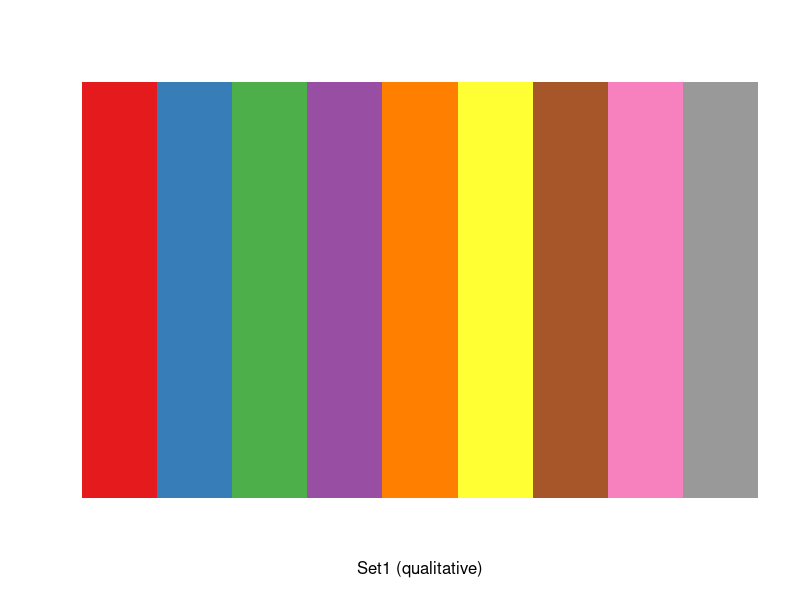
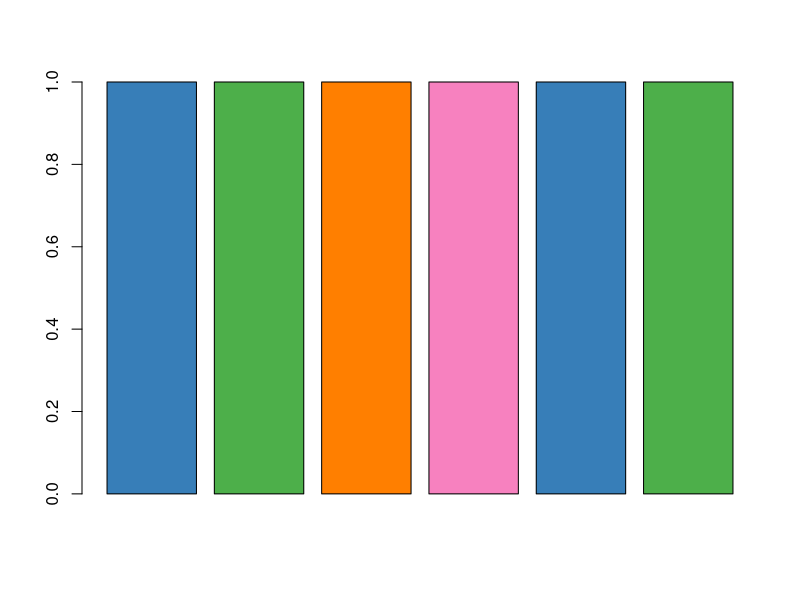

Generate these figures, in order, with R: (Note: this script raises an error after producing the figures.)
#画有表达的细胞的blot值散点图
library(RColorBrewer)
display.brewer.pal(n = 9, name = 'Set1')
colorName <- brewer.pal(n = 4, name = 'RdBu')  
colorName <- brewer.pal(n = 9, name = 'Set1')[c(2,3,5,8)]
barplot(rep(1,6),1, col = colorName)
#k，第几个基因文件
#m，起始细胞
#n，终止细胞
#x，x轴起点
#y，x轴终点
DrawExpressedBlot <- function(k=1,m,n,x=20,y=140){
  pha4_1_onset <- hujiedata[[which(file_newnames%in%file_gene[k,1])]]
  pha4_1_realdata <- realdata[[which(file_names_csv%in%file_gene[k,1])]]
  pha4_1_onset_realdata <- vector('list',length = dim(pha4_1_onset)[1])
  for(i in 1:dim(pha4_1_onset)[1]){
    pha4_1_onset_realdata[[i]] <- subset(pha4_1_realdata,pha4_1_realdata$cell %in% grep(pha4_1_onset[i,1],cell,value = T) & pha4_1_realdata$time >= pha4_1_onset[i,2])
    
  }
  pha4_1_onset_maxblot <- 0
  pha4_1_onset_minblot <- 0
  for(i in m:n){
    pha4_1_onset_maxblot[i-m+1] <- max(pha4_1_onset_realdata[[i]][[3]])
    pha4_1_onset_minblot[i-n+1] <- min(pha4_1_onset_realdata[[i]][[3]])
    
  }
  pha4_1_onset_maxblot <- max(pha4_1_onset_maxblot)
  pha4_1_onset_minblot <- min(pha4_1_onset_minblot)
  plot(1,1,xlim = c(x,y),ylim = c(pha4_1_onset_minblot,pha4_1_onset_maxblot),type = 'n',xlab = 'time',ylab = 'blot')
  for(i in m:n){
    d <- pha4_1_onset_realdata[[i]]$blot
    points(pha4_1_onset_realdata[[i]]$time,d,pch = 4,col = colorName[i-m+1])
    
  }
  
  legend('topleft',pch = 4,col = colorName, ncol=2, adj = 0, text.width = 2, y.intersp = 2,legend = pha4_1_onset$cell[m:n], cex = 1, bty = 'n')
  
}
# ##
# DrawExpressedBlot(30,9,12,65,140)
# 
# DrawExpressedBlot(38,15,18,50,100)

DrawExpressedBlot(30,9,12,65,140)

DrawExpressedBlot(38,15,18,50,100)


#画有表达的细胞的blot值的增量散点图(正增量)

DrawExpressedDiffBlot <- function(k=1,m,n,x=20,y=140){
  pha4_1_onset <- hujiedata[[which(file_newnames%in%file_gene[k,1])]]
  pha4_1_realdata <- realdata[[which(file_names_csv%in%file_gene[k,1])]]
  pha4_1_onset_realdata <- vector('list',length = dim(pha4_1_onset)[1])
  for(i in 1:dim(pha4_1_onset)[1]){
    pha4_1_onset_realdata[[i]] <- subset(pha4_1_realdata,pha4_1_realdata$cell %in% grep(pha4_1_onset[i,1],cell,value = T) & pha4_1_realdata$time >= pha4_1_onset[i,2])
    
  }
  pha4_1_onset_maxblot <- 0
  pha4_1_onset_minblot <- 0
  for(i in m:n){
    pha4_1_onset_maxblot[i-m+1] <- max(diff(pha4_1_onset_realdata[[i]][[3]]))
    pha4_1_onset_minblot[i-n+1] <- min(diff(pha4_1_onset_realdata[[i]][[3]]))
    
  }
  pha4_1_onset_maxblot <- max(pha4_1_onset_maxblot)
  pha4_1_onset_minblot <- min(pha4_1_onset_minblot)
  plot(1,1,xlim = c(x,y),ylim = c(pha4_1_onset_minblot,pha4_1_onset_maxblot),type = 'n',xlab = 'time',ylab = 'diff(blot)')
  for(i in m:n){
    d <- diff(pha4_1_onset_realdata[[i]]$blot)
    dtime <- which(d>=0)
    d <- d[d>=0]
    points(pha4_1_onset_realdata[[i]]$time[-1][dtime+1],d,pch = 4,col = colorName[i-m+1])
  }
  
  legend('topleft',pch = 4,col = colorName, ncol=1, adj = 1, text.width = 2, y.intersp = 0.3,legend = pha4_1_onset$cell[m:n], cex = 0.8, bty = 'n')
  
}

DrawExpressedDiffBlot(1,1,8,130,200)



##画折线图
DrawExpressedBlot_line <- function(k=1,m,n,x=20,y=140,cell_set){
  cat('负增量的时间点占比','\n')
  pha4_1_onset <- hujiedata[[which(file_newnames%in%file_gene[k,1])]]
  pha4_1_realdata <- realdata[[which(file_names_csv%in%file_gene[k,1])]]
  pha4_1_onset_realdata <- vector('list',length = dim(pha4_1_onset)[1])
  for(i in 1:dim(pha4_1_onset)[1]){
    pha4_1_onset_realdata[[i]] <- subset(pha4_1_realdata,pha4_1_realdata$cell %in% grep(pha4_1_onset[i,1],cell,value = T) & pha4_1_realdata$time >= pha4_1_onset[i,2])
    
  }
  pha4_1_onset_maxblot <- 0
  pha4_1_onset_minblot <- 0
  for(i in m:n){
    pha4_1_onset_maxblot[i-m+1] <- max(pha4_1_onset_realdata[[i]][[3]])
    pha4_1_onset_minblot[i-n+1] <- min(pha4_1_onset_realdata[[i]][[3]])
    
  }
  pha4_1_onset_maxblot <- max(pha4_1_onset_maxblot)
  pha4_1_onset_minblot <- min(pha4_1_onset_minblot)
  plot(1,1,xlim = c(x,y),ylim = c(pha4_1_onset_minblot,pha4_1_onset_maxblot),type = 'n',xlab = 'time',ylab = 'blot')
  for(i in m:n){
    
    for(val in cell_set){
      flag <- which(pha4_1_onset_realdata[[i]]$cell == val)
      if(length(flag) > 0){
        d <- diff(pha4_1_onset_realdata[[i]]$blot[flag])
        dtime <- which(d>=0)
        lines(pha4_1_onset_realdata[[i]]$time[flag][dtime+1],pha4_1_onset_realdata[[i]]$blot[flag][dtime+1],col = colorName[i-m+1])
        cat(val,':',length(dtime)/length(d),'\n')
      }
    }
  }
  legend('topleft',pch = 4,col = colorName, ncol=4, adj = 1, text.width = 2, y.intersp = 0.3,legend = pha4_1_onset$cell[m:n], cex = 0.8, bty = 'n')
  
}

DrawExpressedBlot_line(1,1,8,130,200,c(pha4_1_onset[1:8,1],CELL[33:48]))



#画增量折线图(正增量)
DrawExpressedDiffBlot_line <- function(k=1,m,n,x=20,y=140,cell_set){
  cat('负增量的时间点占比','\n')
  pha4_1_onset <- hujiedata[[which(file_newnames%in%file_gene[k,1])]]
  pha4_1_realdata <- realdata[[which(file_names_csv%in%file_gene[k,1])]]
  pha4_1_onset_realdata <- vector('list',length = dim(pha4_1_onset)[1])
  for(i in 1:dim(pha4_1_onset)[1]){
    pha4_1_onset_realdata[[i]] <- subset(pha4_1_realdata,pha4_1_realdata$cell %in% grep(pha4_1_onset[i,1],cell,value = T) & pha4_1_realdata$time >= pha4_1_onset[i,2])
    
  }
  pha4_1_onset_maxblot <- 0
  pha4_1_onset_minblot <- 0
  for(i in m:n){
    pha4_1_onset_maxblot[i-m+1] <- max(pha4_1_onset_realdata[[i]][[3]])
    pha4_1_onset_minblot[i-n+1] <- min(pha4_1_onset_realdata[[i]][[3]])
    
  }
  pha4_1_onset_maxblot <- max(pha4_1_onset_maxblot)
  pha4_1_onset_minblot <- min(pha4_1_onset_minblot)
  plot(1,1,xlim = c(x,y),ylim = c(-20000,20000),type = 'n',xlab = 'time',ylab = 'blot')
  for(i in m:n){
    
    for(val in cell_set){
      flag <- which(pha4_1_onset_realdata[[i]]$cell == val)
      if(length(flag) > 1){
        d <- diff(pha4_1_onset_realdata[[i]]$blot[flag])
        dtime <- which(d>=0)
        lines(pha4_1_onset_realdata[[i]]$time[flag][-1][dtime],d[dtime],col = colorName[i-m+1])
        cat(val,':',length(dtime)/length(d),'\n')
      }
    }
  }
  legend('topleft',pch = 4,col = colorName, ncol=4, adj = 1, text.width = 2, y.intersp = 0.3,legend = pha4_1_onset$cell[m:n], cex = 0.8, bty = 'n')
  
}

DrawExpressedDiffBlot_line(1,1,8,130,200,c(pha4_1_onset[1:8,1],CELL[33:48]))




#画增量折线图(正，负增量)
DrawExpressedDiffBlot_line <- function(k=1,m,n,x=20,y=140,cell_set){
  cat('负增量的时间点占比','\n')
  pha4_1_onset <- hujiedata[[which(file_newnames%in%file_gene[k,1])]]
  pha4_1_realdata <- realdata[[which(file_names_csv%in%file_gene[k,1])]]
  pha4_1_onset_realdata <- vector('list',length = dim(pha4_1_onset)[1])
  for(i in 1:dim(pha4_1_onset)[1]){
    pha4_1_onset_realdata[[i]] <- subset(pha4_1_realdata,pha4_1_realdata$cell %in% grep(pha4_1_onset[i,1],cell,value = T) & pha4_1_realdata$time >= pha4_1_onset[i,2])
    
  }
  pha4_1_onset_maxblot <- 0
  pha4_1_onset_minblot <- 0
  for(i in m:n){
    pha4_1_onset_maxblot[i-m+1] <- max(pha4_1_onset_realdata[[i]][[3]])
    pha4_1_onset_minblot[i-n+1] <- min(pha4_1_onset_realdata[[i]][[3]])
    
  }
  pha4_1_onset_maxblot <- max(pha4_1_onset_maxblot)
  pha4_1_onset_minblot <- min(pha4_1_onset_minblot)
  plot(1,1,xlim = c(x,y),ylim = c(-20000,20000),type = 'n',xlab = 'time',ylab = 'blot')
  for(i in m:n){
    
    for(val in cell_set){
      flag <- which(pha4_1_onset_realdata[[i]]$cell == val)
      if(length(flag) > 1){
        d <- diff(pha4_1_onset_realdata[[i]]$blot[flag])
        # dtime <- which(d>=0)
        lines(pha4_1_onset_realdata[[i]]$time[flag][-1],d,col = colorName[i-m+1])
        cat(val,':',length(dtime)/length(d),'\n')
      }
    }
  }
  legend('topleft',pch = 4,col = colorName, ncol=4, adj = 1, text.width = 2, y.intersp = 0.3,legend = pha4_1_onset$cell[m:n], cex = 0.8, bty = 'n')
  
}

DrawExpressedDiffBlot_line(1,1,8,130,200,c(pha4_1_onset[1:8,1],CELL[33:48]))



#画有表达的细胞的blot值的增量散点图(正,负增量)

DrawExpressedDiffBlot <- function(k=1,m,n,x=20,y=140){
  dif <- NULL
  pha4_1_onset <- hujiedata[[which(file_newnames%in%file_gene[k,1])]]
  pha4_1_realdata <- realdata[[which(file_names_csv%in%file_gene[k,1])]]
  pha4_1_onset_realdata <- vector('list',length = dim(pha4_1_onset)[1])
  for(i in 1:dim(pha4_1_onset)[1]){
    pha4_1_onset_realdata[[i]] <- subset(pha4_1_realdata,pha4_1_realdata$cell %in% grep(pha4_1_onset[i,1],cell,value = T) & pha4_1_realdata$time >= pha4_1_onset[i,2])
    
  }
  pha4_1_onset_maxblot <- 0
  pha4_1_onset_minblot <- 0
  for(i in m:n){
    pha4_1_onset_maxblot[i-m+1] <- max(diff(pha4_1_onset_realdata[[i]][[3]]))
    pha4_1_onset_minblot[i-n+1] <- min(diff(pha4_1_onset_realdata[[i]][[3]]))
    
  }
  pha4_1_onset_maxblot <- max(pha4_1_onset_maxblot)
  pha4_1_onset_minblot <- min(pha4_1_onset_minblot)
  plot(1,1,xlim = c(x,y),ylim = c(pha4_1_onset_minblot,pha4_1_onset_maxblot),type = 'n',xlab = 'time',ylab = 'diff(blot)')
  for(i in m:n){
    d <- diff(pha4_1_onset_realdata[[i]]$blot)
    # dtime <- which(d>=0)
    points(pha4_1_onset_realdata[[i]]$time[-1],d,pch = 4,col = colorName[i-m+1])
    dif <- append(dif,d) 
  }
  
  legend('topleft',pch = 4,col = colorName, ncol=1, adj = 1, text.width = 2, y.intersp = 0.3,legend = pha4_1_onset$cell[m:n], cex = 0.8, bty = 'n')
  
}

DrawExpressedDiffBlot(1,1,8,130,200)




